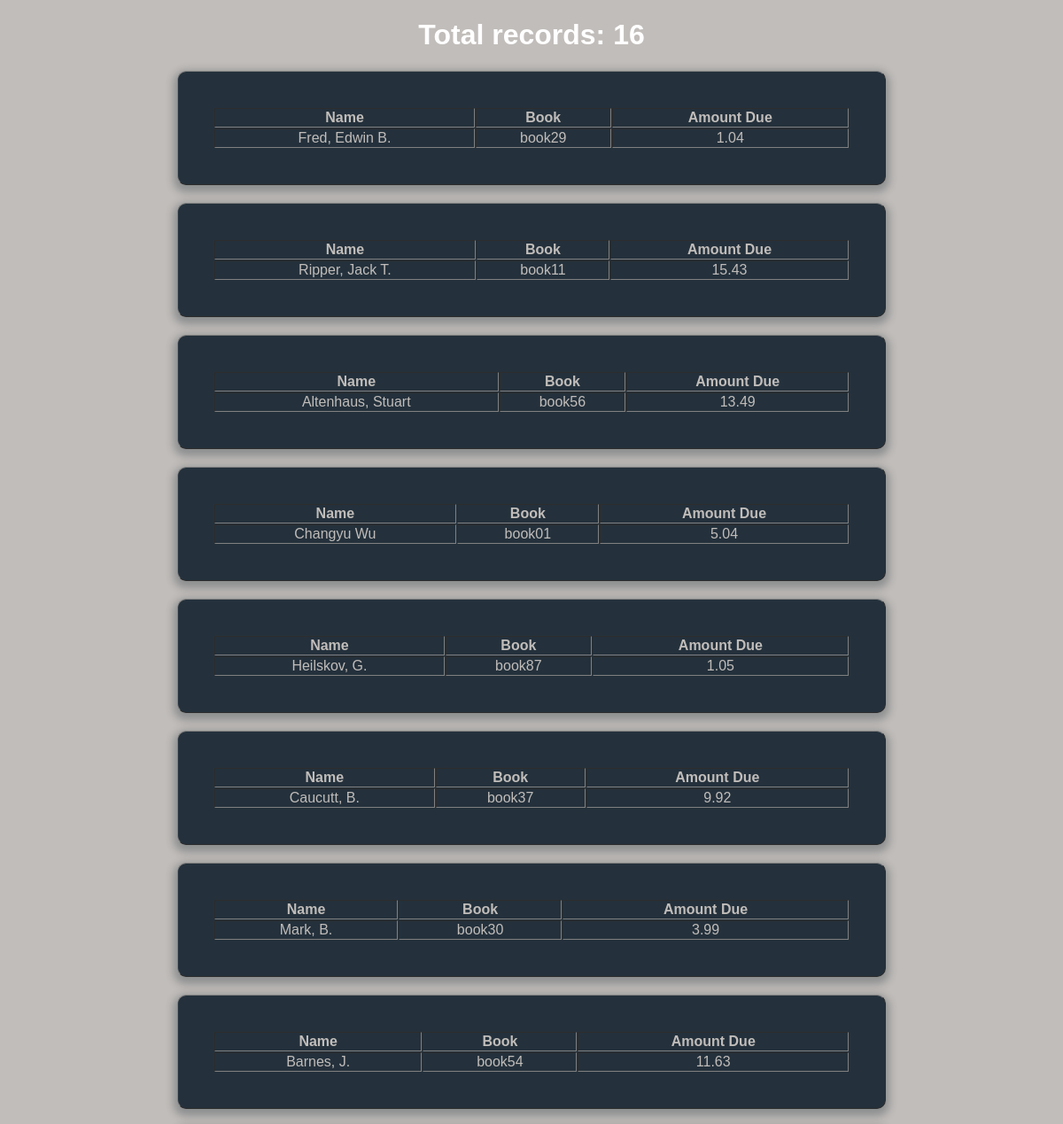
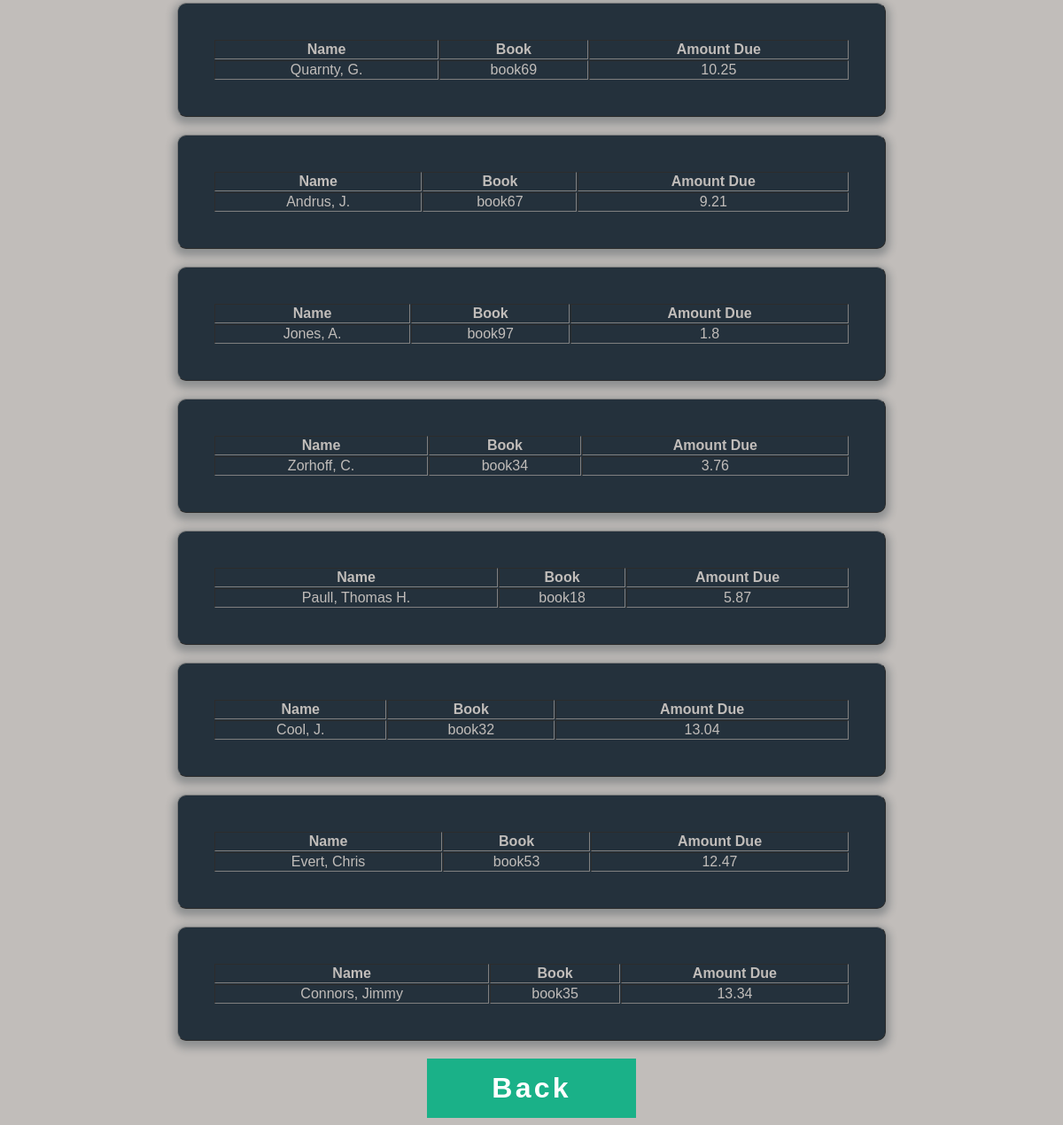
Screenshot of /booktrackingsystem/amountforparent.php with the database file from the repository (2 pictures, top to bottom).
### tables this page shows
CREATE TABLE `parent` (
  `parent_id` int(11) NOT NULL,
  `parent_name` varchar(40) NOT NULL,
  `phone_number` bigint(13) DEFAULT NULL,
  `book_id` int(11) NOT NULL DEFAULT '0'
);

CREATE TABLE `book` (
  `book_id` int(11) NOT NULL,
  `ISBN` varchar(80) NOT NULL,
  `book_name` varchar(45) NOT NULL,
  `price` double NOT NULL,
  `due_date` date NOT NULL DEFAULT '2099-12-31',
  `dept_id` int(11) NOT NULL,
  `checkout_date` date NOT NULL DEFAULT '2099-12-31'
);

### booktrackingsystem/amountforparent.php (the view, shortened to what this page needs)
<?php
require 'booktrackingdb.php'
?>
<?php
$sql = "SELECT * FROM parent WHERE book_id > 0";
$records = $mysqli->query($sql) or die($mysqli->error);
$counter = $records->num_rows;
?>
<!DOCTYPE html>
<html>
<head>
	<link rel="stylesheet" type="text/css" href="css/displayparentstyle.css">
	<h1><?php echo 'Total records: '.$counter ?></h1>
</head>
<body>
	<div>
		<?php
			while($parent = $records->fetch_assoc()){
				$book_name = 'NULL';
				$amount = 0;
				$book_result = $mysqli->query("SELECT * FROM book WHERE book_id = ".$parent['book_id']);
				if($book_result->num_rows > 0){
					$book_re = $book_result->fetch_assoc();
					$book_name = $book_re['book_name'];
					$amount = $book_re['price'];
				}
				echo "<table class=form width=100% border=1 cellpadding=1 cellspacing=1>";
				echo "<tr>";
				echo "<th>Name</th>";
				echo "<th>Book</th>";
				echo "<th>Amount Due</th>";
				echo "</tr>";
				echo "<tr class=field-wrap>";
				echo "<td>".$parent['parent_name']."</td>";
				echo "<td>".$book_name."</td>";
				echo "<td>".$amount."</td>";
				echo "</tr>";
				echo "</table>";
			}
		?>
		<form id="back" action="profile.php" method="post">
		<button type="submit" onclick="profile.submit()" class="button button-block " name="back">Back</button>
		</form>
	</div>
</body>
</html>

### booktrackingsystem/css/displayparentstyle.css (style rules this page uses)
body { background: url(bgimage.jpg), #c1bdba; font-family: 'Titillium Web', sans-serif; }
.form { background: rgba(19, 35, 47, 0.9); padding: 40px; max-width: 800px; margin: 20px auto; border-radius: 10px; box-shadow: 0 4px 10px 4px rgba(19, 35, 47, 0.3); }
table { color: #c1bdba; text-align: center; }
.field-wrap { position: relative; margin-bottom: 40px; }
.button { border: 0; outline: none; border-radius: 0; padding: 15px 0; font-size: 2rem; font-weight: 600; letter-spacing: .1em; background: #1ab188; color: #ffffff; -webkit-transition: all 0.5s ease; transition: all 0.5s ease; -webkit-appearance: none; }
.button-block { display: block; width: 20%; margin-left: 40%; }

### booktrackingsystem/amountforparent.php (style rules this page uses)
h1 { color:white;text-align: center; }

### rows the page displays
parent: parent_name "Fred, Edwin B.", book.book_name "book29", book.price "1.04"
parent: parent_name "Ripper, Jack T.", book.book_name "book11", book.price "15.43"
parent: parent_name "Altenhaus, Stuart", book.book_name "book56", book.price "13.49"
parent: parent_name "Changyu Wu", book.book_name "book01", book.price "5.04"
parent: parent_name "Heilskov, G.", book.book_name "book87", book.price "1.05"
parent: parent_name "Caucutt, B.", book.book_name "book37", book.price "9.92"
parent: parent_name "Mark, B.", book.book_name "book30", book.price "3.99"
parent: parent_name "Barnes, J.", book.book_name "book54", book.price "11.63"
parent: parent_name "Quarnty, G.", book.book_name "book69", book.price "10.25"
parent: parent_name "Andrus, J.", book.book_name "book67", book.price "9.21"
parent: parent_name "Jones, A.", book.book_name "book97", book.price "1.8"
parent: parent_name "Zorhoff, C.", book.book_name "book34", book.price "3.76"
parent: parent_name "Paull, Thomas H.", book.book_name "book18", book.price "5.87"
parent: parent_name "Cool, J.", book.book_name "book32", book.price "13.04"
parent: parent_name "Evert, Chris", book.book_name "book53", book.price "12.47"
parent: parent_name "Connors, Jimmy", book.book_name "book35", book.price "13.34"

### other values shown
$counter "16"
